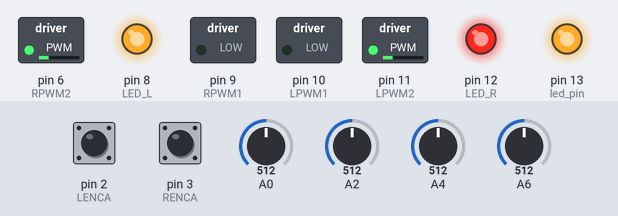
This sketch was run on a simulated Arduino Nano, built with avr-gcc and run on an emulated ATmega328P. Shown: switched loads named in the sketch (green lamp = pin HIGH), output pins drawn as LEDs (lit = HIGH). Inputs (shaded band) come from the test bench; at power-on: A0 = 512, A2 = 512, A6 = 512, A4 = 512, pin 2 (LENCA) HIGH, pin 3 (RENCA) HIGH.

Above: at 3.2 s.
3.3 s: A0 set to 716
At 4.4 s:
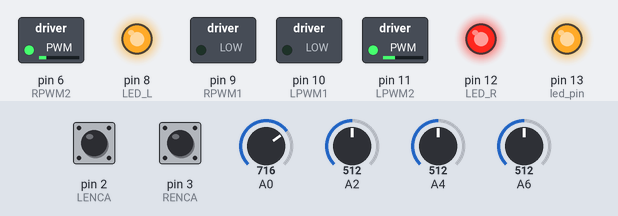
4.8 s: A2 set to 94
6.3 s: A2 set to 87
At 7.0 s:
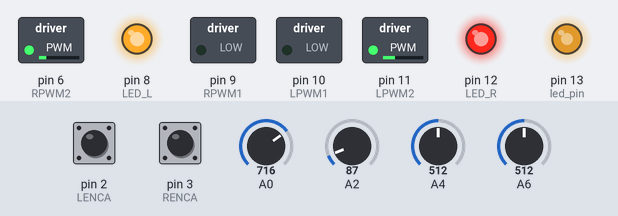
7.8 s: A6 set to 716
At 9.0 s:
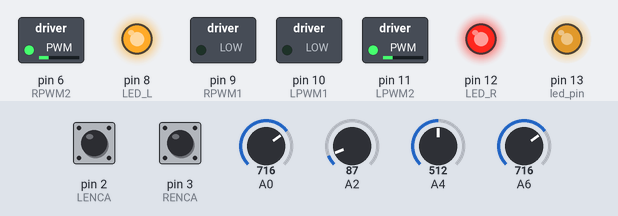
9.3 s: A4 set to 30
At 10.5 s:
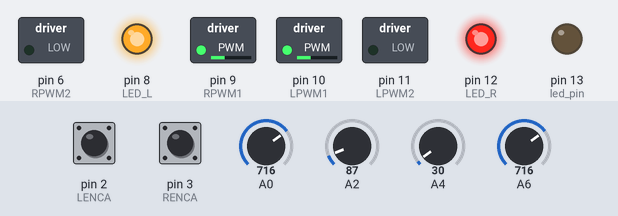
10.8 s: A4 set to 306
At 11.7 s:
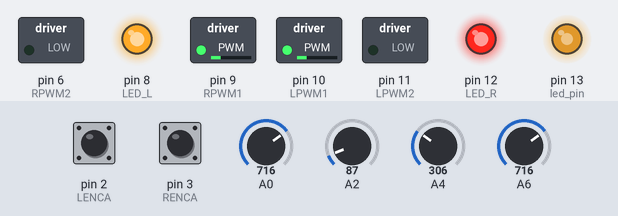
Timing chart, 0 to 13.3 s (numbered marks = the images above; inputs shaded):
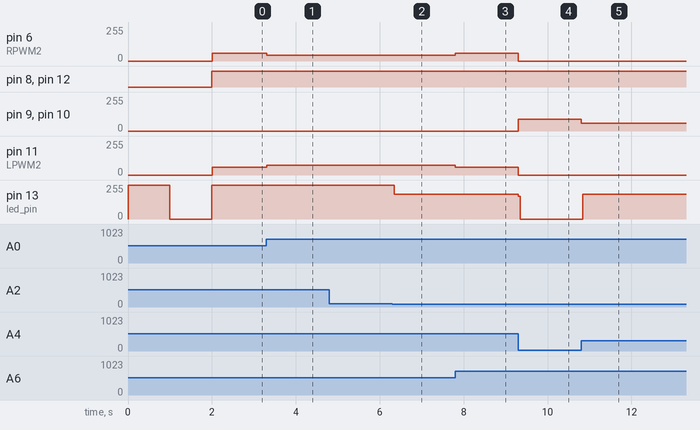

Measured:
- the behaviour switches between 88 and 87 on A2 (found by bisection; images 1 and 2)
- after the input at 3.3 s, pin 6 (RPWM2): 60/255 → 45/255 at once; pin 11 (LPWM2): 60/255 → 75/255 at once
- after the input at 4.8 s, every drawn part: stays the same
- after the input at 6.3 s, pin 13 (led_pin): 255/255 → 187/255 at once
- after the input at 7.8 s, pin 6 (RPWM2): 45/255 → 60/255 at once; pin 11 (LPWM2): 75/255 → 60/255 at once
- after the input at 9.3 s, pin 6 (RPWM2), pin 11 (LPWM2): 60/255 → 0/255 at once; pin 9 (RPWM1), pin 10 (LPWM1): 0/255 → 87/255 at once; pin 13 (led_pin): 187/255 → 0/255 at once
- after the input at 10.8 s, pin 9 (RPWM1), pin 10 (LPWM1): 87/255 → 60/255 at once; pin 13 (led_pin): 0/255 → 184/255 at once

The sketch:

Micromouse.ino
```cpp
#include <math.h>
#include "traverse.h"
#include "encoders.h"

#define STD_D 1000

int test = 1;

void setup() {
  //Serial.begin(9600);
  Sensors.SETUP();
  Motors.SETUP();
  Encoders.SETUP();
  Sensors.blink(LED_BUILTIN, STD_D, 1);
}

void loop() {
  if (test) {
    run();
    test = 0;
  }
  Sensors.blink(LED_BUILTIN, STD_D, 1);
}
```

encoders.cpp
```cpp
#include <Arduino.h>
#include "encoders.h"

// Interrupt Service Routines
void readL() {
  Encoders.readEncoderL();
}

void readR() {
  Encoders.readEncoderR();
}

encoders::encoders() {
  LENCA = 2;
  LENCB = 7;
  RENCA = 3;
  RENCB = 4;
  posL = 0;
  posR = 0;
}

void encoders::SETUP() {
  pinMode(RENCA, INPUT);
  pinMode(RENCB, INPUT);
  pinMode(LENCA, INPUT);
  pinMode(LENCB, INPUT);
  attachInterrupt(digitalPinToInterrupt(LENCA), readL, RISING);
  attachInterrupt(digitalPinToInterrupt(RENCA), readR, RISING);
}

void encoders::RESET() {
  posL = 0;
  posR = 0;
}

void encoders::readEncoderR() {
  int b = digitalRead(RENCB);
  if (b > 0) {
    posR--;
  }
  else {
    posR++;
  }
}

void encoders::readEncoderL() {
  int b = digitalRead(LENCB);
  if (b > 0) {
    posL++;
  }
  else {
    posL--;
  }
}

int encoders::getPosR() {
  return posR;
}

int encoders::getPosL() {
  return posL;
}

encoders Encoders = encoders();

/*
int r_status, r_init_value;
  // Enable pin change interrupt for pin 8 (RENCA)
  PCICR |= B00000001;
  PCMSK0 = 1 << PCINT0;
  Serial.println("BEGIN: RENCA is " + (String)digitalRead(RENCA) + " LENCA is " + (String)digitalRead(LENCA));

ISR (PCINT0_vect) {
  r_status = digitalRead(RENCA);
  // Only call ISR on rising
  if (((r_init_value == 0) && (r_status == 0)) || ((r_init_value == 1) && (r_status == 1))) readR();
}
*/
```

encoders.h
```cpp
#ifndef encoders_h
#define encoders_h

struct encoders {
  int LENCA, LENCB, RENCA, RENCB;
  int posL; // encoder count for left motor
  int posR; // encoder count for right motor

  encoders();
  void SETUP();
  void RESET();
  void readEncoderR();
  void readEncoderL();
  int getPosR();
  int getPosL();
};

extern encoders Encoders;

#endif
```

floodfill.h
```cpp
#include <Arduino.h>
#include "queue.h"
#include "wall_detection.h"

// path_cost[i][j] = k means cell (i,j) has a path cost of k to the 4 center cells
byte path_cost[MAZE_DIM][MAZE_DIM];

#define CLEAR 255 // Indicates a cell has no path cost

// set all path costs to CLEAR (not yet set)
void clear_costs() {
  for (int i = 0; i < MAZE_DIM; i++) {
    for (int j = 0; j < MAZE_DIM; j++) {
      path_cost[i][j] = CLEAR; // 0 used for center
    }
  }
}

void print_costs() {
  Serial.print(F("PATH COSTS:"));
  for (int i = 0; i < MAZE_DIM; i++) {
    Serial.println();
    for (int j = 0; j < MAZE_DIM; j++) {
      Serial.print(path_cost[i][j]);
      Serial.print(F(" "));
      if (path_cost[i][j] <= 9) Serial.print(F(" "));
    }
  }
  Serial.println();
}

void check_neighbors(int current_cell) {
  int row = current_cell / MAZE_DIM;
  int col = current_cell % MAZE_DIM;
  // Check each direction
  // Down
  if (row < (MAZE_DIM - 1)) {
    if ( (path_cost[row + 1][col] == CLEAR) && !check_bit(walls[current_cell], SOUTH) ) {
      path_cost[row + 1][col] = path_cost[row][col] + 1;
      q.enqueue((row+1)*MAZE_DIM + col);
    }
  }
  // Right
  if (col < (MAZE_DIM - 1)) {
    if ( (path_cost[row][col + 1] == CLEAR) && !check_bit(walls[current_cell], EAST) ) {
      path_cost[row][col + 1] = path_cost[row][col] + 1;
      q.enqueue(row*MAZE_DIM + (col + 1));
    }
  }
  // Up
  if (row > 0) {
    if ( (path_cost[row - 1][col] == CLEAR) && !check_bit(walls[current_cell], NORTH) ) {
      path_cost[row - 1][col] = path_cost[row][col] + 1;
      q.enqueue((row-1)*MAZE_DIM + col);
    }
  }
  // Left
  if (col > 0) {
    if ( (path_cost[row ][col - 1] == CLEAR) && !check_bit(walls[current_cell], WEST) ) {
      path_cost[row][col - 1] = path_cost[row][col] + 1;
      q.enqueue(row*MAZE_DIM + (col - 1));
    }
  }
  return;
}

void floodfill(int returning) {
  // S0
  clear_costs();
  // Returning to center
  if (returning) {
    path_cost[0][0] = 0;
    q.enqueue(0);
  }
  // Set path cost of center cells to 0
  else {
    path_cost[MAZE_DIM/2 - 1][MAZE_DIM/2 - 1] = 0;
    path_cost[MAZE_DIM/2 - 1][MAZE_DIM/2] = 0;
    path_cost[MAZE_DIM/2][MAZE_DIM/2 - 1] = 0;
    path_cost[MAZE_DIM/2][MAZE_DIM/2] = 0;
    // Cell (row,col) given a number n is (n/16, n%16) ; n = row*16 + col
    q.enqueue((MAZE_DIM/2 - 1)*MAZE_DIM + (MAZE_DIM/2 - 1));
    q.enqueue((MAZE_DIM/2 - 1)*MAZE_DIM + (MAZE_DIM/2));
    q.enqueue((MAZE_DIM/2)*MAZE_DIM + (MAZE_DIM/2 - 1));
    q.enqueue((MAZE_DIM/2)*MAZE_DIM + (MAZE_DIM/2));
  }
  // S1
  int current_cell;
  do {
    current_cell = q.front();
    q.dequeue();
    check_neighbors(current_cell);
  } while(!q.empty());
  //print_costs();
}
```

motors.cpp
```cpp
#include "Arduino.h"
#include "motors.h"
#include "encoders.h"
#include <math.h>

motors::motors() {
  FORWARD = 1;
  REVERSE = -1;
  FW = 0;
  B = 1;
  L = 2;
  R = 3;
  LPWM1 = 10;
  LPWM2 = 11;
  RPWM1 = 9;
  RPWM2 = 6;
}

void motors::SETUP() {
  pinMode(RPWM1, OUTPUT);
  pinMode(RPWM2, OUTPUT);
  pinMode(LPWM1, OUTPUT);
  pinMode(LPWM2, OUTPUT);
}

void motors::setMotorR(int dir, int pwm_val) {
  // Forward
  if (dir == FORWARD) {
    analogWrite(RPWM1, pwm_val);
    digitalWrite(RPWM2, LOW);
  }
  // Reverse
  else if (dir == REVERSE) {
    analogWrite(RPWM2, pwm_val);
    digitalWrite(RPWM1, LOW);
  }
}

void motors::setMotorL(int dir, int pwm_val) {
  // Forward
  if (dir == FORWARD) {
    analogWrite(LPWM1, pwm_val);
    digitalWrite(LPWM2, LOW);
  }
  // Reverse
  else if (dir == REVERSE) {
    analogWrite(LPWM2, pwm_val);
    digitalWrite(LPWM1, LOW);
  }
}

void motors::stop() {
  digitalWrite(RPWM1, LOW);
  digitalWrite(RPWM2, LOW);
  digitalWrite(LPWM1, LOW);
  digitalWrite(LPWM2, LOW);
}

void motors::turn_right(int speed) {
  setMotorL(FORWARD, speed);
  setMotorR(REVERSE, speed);
}

void motors::turn_left(int speed) {
  setMotorL(REVERSE, speed);
  setMotorR(FORWARD, speed);
}

void motors::forward(int speed) {
  setMotorL(FORWARD, speed);
  setMotorR(FORWARD, speed);
}

void motors::reverse(int speed) {
  setMotorL(REVERSE, speed);
  setMotorR(REVERSE, speed);
}

void motors::drive(int dir, int speed) {
  if (dir == FW) forward(speed);
  else if (dir == B) reverse(speed);
  else if (dir == L) turn_left(speed);
  else if (dir == R) turn_right(speed);
}

void motors::drive_pos(int enc_steps, int dir, int speed) {
  int pos = Encoders.getPosR();
  digitalWrite(LED_BUILTIN, HIGH);
  drive(dir, speed);
  int steps = fabs(Encoders.getPosR() - pos);
  while(steps < enc_steps) {
    steps = fabs(Encoders.getPosR() - pos);
  }
  stop();
  digitalWrite(LED_BUILTIN, LOW);
}

void motors::drive_for(int time, int dir, int speed) {
  digitalWrite(LED_BUILTIN, HIGH);
  drive(dir, speed);
  delay(time);
  stop();
  digitalWrite(LED_BUILTIN, LOW);
}

motors Motors = motors();
```

motors.h
```cpp
#ifndef motors_h
#define motors_h

struct motors {
  int FORWARD, REVERSE;
  int FW, B, L, R;
  int LPWM1, LPWM2, RPWM1, RPWM2; // Motor +,- pins

  motors();
  void SETUP();
  void setMotorR(int dir, int pwm_val);
  void setMotorL(int dir, int pwm_val);
  void stop();
  void turn_right(int speed);
  void turn_left(int speed);
  void forward(int speed);
  void reverse(int speed);
  void drive(int dir, int speed);
  void drive_pos(int enc_steps, int dir, int speed);
  void drive_for(int time, int dir, int speed);
};

extern motors Motors;

#endif
```

movement.h
```cpp
#include <Arduino.h>
#include "pid_control.h"
#include "motors.h"
#include "encoders.h"
#include "sensors.h"

int reset = 0, reached = 0;

int angle_check() {
  if (PD.ANGLE == PD.ANGLE0) return (fabsf(PD.error_signal(PD.ANGLE)) < 5.0);
  //if (PD.ANGLE == PD.ANGLE1) return (fabsf(PD.error_signal(PD.ANGLE)) < 15.0);
  //if (PD.ANGLE == PD.ANGLE2) return (fabsf(PD.error_signal(PD.ANGLE)) < 15.0);
  return 1;
}

int destination_check() {
  if (PD.DISTANCE == PD.DISTANCE0) return (angle_check() && (fabsf(PD.error_signal(PD.DISTANCE)) == 0.0));
  if (PD.DISTANCE == PD.DISTANCE1) return (angle_check() && (fabsf(PD.error_signal(PD.DISTANCE)) < 10.0));
  return 0;
}

int target_reached(int dir, int dt) {
  if (dir == PD.FORWARD) return ((PD.recentering && (dt > 1000)) || destination_check());
  if (dir != PD.FORWARD) return (fabsf(PD.error_signal(PD.TURN)) == 0.0);
}

void steady_state(int dir) {
  int ti = millis();
  int t = ti;
  // If t >= settling time, leave loop when error = 0, otherwise stay
  while (((t - ti) < 500) ? true : !target_reached(dir, (t - ti))) {
    PD.control_loop(dir);
    digitalWrite(LED_BUILTIN, (PD.error_signal(PD.dir2mode(dir)) == 0.0));
    t = millis();
  }
}

void halt(int dir) {
  steady_state(dir);
  reached = 1;
  Motors.stop();
  reset = 0;
  Sensors.leds_off();
}

void check_reset() {
  if (!reset) {
    PD.RESET();
    reset = 1;
  }
}

int move0(int cell_count) {
  PD.set_target(cell_count);
  while (!reached) {
    check_reset();
    PD.control_loop(PD.FORWARD);
    // Update maze layout if we detect walls
    if (destination_check()) {
      halt(PD.FORWARD);
      cell_count = PD.get_curr_cells(); // In case we stopped early due to wall in path
    }
  }
  reached = 0;
  return cell_count;
}

void recenter() {
  PD.recentering = 1;
  PD.set_target_precise(-10);
  int ti = millis();
  int t = ti;
  while (!reached || ((t - ti) > 2000)) {
    check_reset();
    PD.control_loop(PD.FORWARD);
    if (destination_check()) halt(PD.FORWARD);
    t = millis();
  }
  reached = 0;
  PD.recentering = 0;
  PD.set_target(0);
}

void turn(int dir, int count) {
  for (int c = 0; c < count; c++) {
    while (!reached) {
      check_reset();
      PD.control_loop(dir);
      if (fabsf(PD.error_signal(PD.TURN)) == 0.0) halt(dir);
    }
    reached = 0;
    recenter();
  }
}
```

pathfinding.h
```cpp
#include <Arduino.h>
#include "floodfill.h"

int next_cell_dir(int curr_dir, int next_dir) {
  if (curr_dir == NORTH) {
    switch (next_dir) {
      case NORTH: return FORWARD;
      case EAST: return RIGHT;
      case SOUTH: return 5;
      case WEST: return LEFT;
      default: return 5;
    }
  }
  else if (curr_dir == EAST) {
    switch (next_dir) {
      case NORTH: return LEFT;
      case EAST: return FORWARD;
      case SOUTH: return RIGHT;
      case WEST: return 5;
      default: return 5;
    }
  }
  else if (curr_dir == SOUTH) {
    switch (next_dir) {
      case NORTH: return 5;
      case EAST: return LEFT;
      case SOUTH: return FORWARD;
      case WEST: return RIGHT;
      default: return 5;
    }
  }
  else if (curr_dir == WEST) {
    switch (next_dir) {
      case NORTH: return RIGHT;
      case EAST: return 5;
      case SOUTH: return LEFT;
      case WEST: return FORWARD;
      default: return 5;
    }
  }
}

int center_reached(int current_cell) {
  return (
    (current_cell == ((MAZE_DIM/2 - 1)*MAZE_DIM + (MAZE_DIM/2 - 1))) ||
    (current_cell == ((MAZE_DIM/2 - 1)*MAZE_DIM + (MAZE_DIM/2))) ||
    (current_cell == ((MAZE_DIM/2)*MAZE_DIM + (MAZE_DIM/2 - 1))) ||
    (current_cell == ((MAZE_DIM/2)*MAZE_DIM + (MAZE_DIM/2)))
  );
}

void print_path_cells(byte path[MAZE_SIZE]) {
  int i = 0;
  Serial.println(F("PATH:"));
  do {
    Serial.print(path[i++]);
    Serial.print(F(" "));
  } while (path[i] != 0);
  Serial.println();
}

int get_next_dir(int cell, int next_cell) {
  if (next_cell == (cell - MAZE_DIM)) return NORTH;
  else if (next_cell == (cell + 1)) return EAST;
  else if (next_cell == (cell + MAZE_DIM)) return SOUTH;
  else if (next_cell == (cell - 1)) return WEST;
}

// Get next straight path
int get_num_cells(byte path[MAZE_SIZE], int cell_num) {
  int init_cell_num = cell_num;
  int cell = path[cell_num];
  int next_cell = path[cell_num + 1];
  int dir = get_next_dir(cell, next_cell);
  int init_dir = dir;
  while ((next_cell != 0) && (init_dir == dir)) {
    cell_num += 1;
    cell = next_cell;
    next_cell = path[cell_num + 1];
    dir = get_next_dir(cell, next_cell);
  }
  return (cell_num - init_cell_num);
}

void clear_path(byte path[MAZE_SIZE], int start_from) {
  for (int i = start_from; i < MAZE_SIZE; i++) {
    path[i] = 0;
  }
}

int in_path(int cell, byte path[MAZE_SIZE]) {
  for (int i = 0; i < MAZE_SIZE; i++) {
    if (path[i] == cell) return 1;
  }
  return 0;
}

// Find adjacent cell with lowest path cost
int min_dir(int row, int col) {
  int min_c = MAZE_SIZE;
  int min_d = 5;
  int current_cell = row*MAZE_DIM + col;

  // Check cell to right
  if (col < (MAZE_DIM - 1)) {
    if (!check_bit(walls[current_cell], EAST) && path_cost[row][col + 1] < min_c) {
      min_c = path_cost[row][col + 1];
      min_d = EAST;
    }
  }
  // Check cell below
  if (row < (MAZE_DIM - 1)) {
    if (!check_bit(walls[current_cell], SOUTH) && path_cost[row + 1][col] < min_c) {
      min_c = path_cost[row + 1][col];
      min_d = SOUTH;
    }
  }
  // Check cell to left
  if (col > 0) {
    if (!check_bit(walls[current_cell], WEST) && path_cost[row][col - 1] < min_c) {
      min_c = path_cost[row][col - 1];
      min_d = WEST;
    }
  }
  // Check cell above
  if (row > 0) {
    if (!check_bit(walls[current_cell], NORTH) && path_cost[row - 1][col] < min_c) {
      min_c = path_cost[row - 1][col];
      min_d = NORTH;
    }
  }
  return min_d;
}

// Continuously move to adjacent cell with lowest path cost until wall is detected or center is reached
int find_path(int current_cell, int i, byte path[MAZE_SIZE], int returning) {
  int row = current_cell / MAZE_DIM;
  int col = current_cell % MAZE_DIM;
  path[i++] = current_cell;

  while ((!returning) ? (!center_reached(current_cell)) : (current_cell != 0)) {
    int dir = min_dir(row, col);
    switch (dir) {
      case NORTH: current_cell = (row-1)*MAZE_DIM + col; break;
      case EAST: current_cell = row*MAZE_DIM + (col + 1); break;
      case SOUTH: current_cell = (row+1)*MAZE_DIM + col; break;
      case WEST: current_cell = row*MAZE_DIM + (col - 1); break;
      //default: Serial.print(F("No dir found, cell: ")); Serial.print(row); Serial.print(F(" ")); Serial.println(col); break;
    }
    if (in_path(current_cell, path)) { // Backtracking
      if (!(returning && (current_cell == 0))) {
        clear_path(path, (i - 1));
        //Sensors.blink(Sensors.LED_L, 500, 1);
        return 1;
      }
    }
    path[i++] = current_cell;
    row = current_cell / MAZE_DIM;
    col = current_cell % MAZE_DIM;
  }
  return 0;
}

void print_path(byte path[MAZE_SIZE], int current_cell) {
  for (int i = 0; i < 2; i++) Serial.println();
  int cell;
  for (int i = 0; i < MAZE_DIM; i++) {
    for (int j = 0; j < MAZE_DIM; j++) {
      cell = i*MAZE_DIM + j;
      if (cell == current_cell) Serial.print(F("X  "));
      else if (in_path(cell, path)) Serial.print(F("*  "));
      else {
        Serial.print(path_cost[i][j]);
        Serial.print(F(" "));
        if (path_cost[i][j] <= 9) Serial.print(F(" ")); // To line up w/ 2 digit nums
      }
    }
    Serial.println();
  }
}
```

pid_control.h
```cpp
#ifndef pid_control_h
#define pid_control_h

struct pid_control {
  float kp[6], ki[6], kd[6];
  float eint[6], eprev[6];
  long prevT;
  // Targets
  int cell_steps, target, turn_diff;
  // Directions
  int FORWARD, LEFT, RIGHT;
  // Modes
  int DISTANCE0, ANGLE0, TURN, ANGLE1, ANGLE2, DISTANCE1;
  int ANGLE, DISTANCE; // Will be one of ANGLE0, ANGLE1, ANGLE2; DISTANCE0, DISTANCE1
  int pathfinding, recentering;

  pid_control();
  void set_target(int num_cells);
  void set_target_precise(int steps);
  void RESET();
  int get_curr_steps();
  int get_curr_cells();
  float error_signal(int mode);
  float control_signal(int mode, float dt);
  void control_loop(int dir);
  int dir2mode(int dir);
  int distance_mode();
  int angle_mode();
  void stop_early();
};

extern pid_control PD;

#endif
```

queue.cpp
```cpp
#include "queue.h"
#include <Arduino.h>

byte items[32];

queue::queue() {
  MAX_QUEUE = 32;
  head = -1;
  tail = -1;
}

bool queue::empty() {
  if (head == -1) return true;
  else return false;
}

bool queue::enqueue(int entry) {
  if (tail == (MAX_QUEUE - 1)) {
    if (head > 0) tail = 0;
    else return false;
  }
  else if (tail + 1 == head) return false;
  else tail++;
  items[tail] = entry;
  if (head == -1) head = 0;
  return true;
}

bool queue::dequeue() {
  if (head == -1) return false;
  if (head == tail) {
    head = -1;
    tail = -1;
    return true;
  }
  if (head == (MAX_QUEUE - 1)) {
    head = 0;
  }
  else head++;
  return true;
}

int queue::front() {
  if (head == -1) return -1;
  return items[head];
}

queue q = queue();
```

queue.h
```cpp
#ifndef queue_h
#define queue_h

struct queue {
  int MAX_QUEUE;
  int head, tail;

  queue();
  bool empty();
  bool enqueue(int entry);
  bool dequeue();
  int front();
};

extern queue q;

#endif
```

sensors.cpp
```cpp
#include "Arduino.h"
#include "sensors.h"

// Robot is 11.5 cm long, 10.5 cm wide
// So front threshold is 3.25 cm,
// Side threshold is 3.75 cm

sensors::sensors() {
  IR_R = A0; // Right
  IR_FR = A2; // Front Right
  IR_FL = A4; // Front Left
  IR_L = A6; // Left
  LED_L = 8;
  LED_R = 12;
  TIMER = 20;
  limit = 170;
  threshold = 260; // 3.75 cm
  f_threshold = 290; // 3.25 cm
  f_limit = 120;
}

void sensors::SETUP() {
  pinMode(LED_BUILTIN, OUTPUT);
  pinMode(LED_L, OUTPUT);
  pinMode(LED_R, OUTPUT);
}

int sensors::read_all() {
  int bitmap = 0;
  int fl = read_sensor(IR_FL);
  int fr = read_sensor(IR_FR);
  if (read_sensor(IR_L) > limit) bitmap += 2;
  if (read_sensor(IR_R) > limit) bitmap += 4;
  if (fl > f_limit) bitmap += 8;
  if (fr > f_limit) bitmap += 1;
  return bitmap;
}

int sensors::read_front() {
  int front = ((read_sensor(IR_FL) > f_threshold) && (read_sensor(IR_FR) > f_threshold));
  digitalWrite(LED_L, front);
  return front;
}

int sensors::read_sensor(int sensor_num) {
  int led_pin = get_pin(sensor_num);
  int reading = analogRead(sensor_num);
  if (led_pin != LED_BUILTIN) digitalWrite(led_pin, (reading > limit));
  return reading;
}

void sensors::blink(int led_pin, int del, int count) {
  for (int i = 0; i < count; i++) {
    digitalWrite(led_pin, HIGH);
    delay(del);
    digitalWrite(led_pin, LOW);
    delay(del);
  }
}

int sensors::get_pin(int sensor_num) {
  int led_pin;
  if ((sensor_num == IR_FL) || (sensor_num == IR_FR)) led_pin = LED_BUILTIN;
  else if (sensor_num == IR_L) led_pin = LED_L;
  else if (sensor_num = IR_R) led_pin = LED_R;
  return led_pin;
}

void sensors::leds_off() {
  digitalWrite(LED_L, LOW);
  digitalWrite(LED_R, LOW);
  digitalWrite(LED_BUILTIN, LOW);
}

sensors Sensors = sensors();
```

Source omitted: pid_control.cpp (7626 bytes), sensors.h (400 bytes), traverse.h (4253 bytes), wall_detection.h (3458 bytes)
